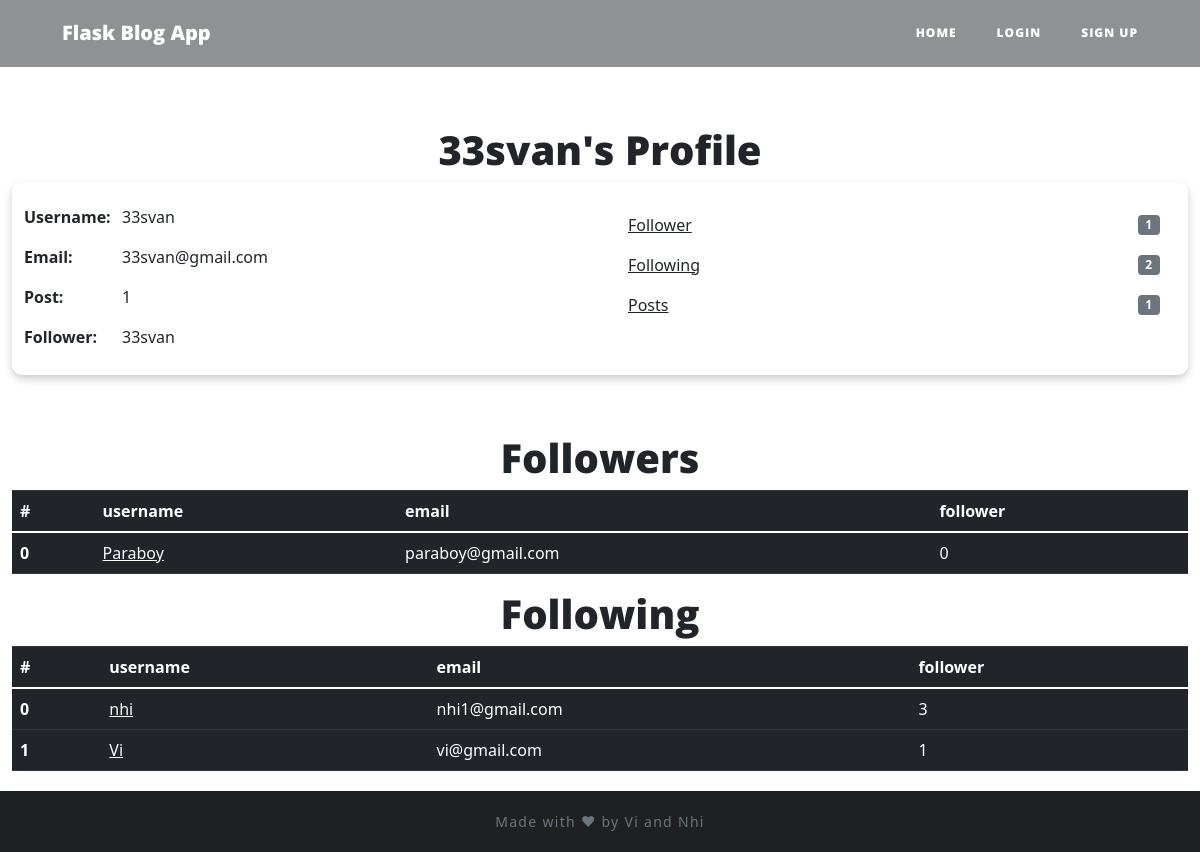
The page /profile/3 on the database its author committed.
### website/models.py (models this page shows)
class User(db.Model, UserMixin):
    id = db.Column(db.Integer, primary_key=True)
    email = db.Column(db.String(150), unique=True)
    username = db.Column(db.String(150), unique=True)
    password = db.Column(db.String(150))
    date_created = db.Column(db.DateTime, index=True, default=datetime.now)
    posts = db.relationship('Post', backref='user', passive_deletes=True)
    comments = db.relationship('Comment', backref='user', passive_deletes=True)
    likes = db.relationship('Like', backref='user', passive_deletes=True)
    followed = db.relationship('Follow', foreign_keys=[Follow.follower_id], backref=db.backref('follower', lazy='joined'), lazy=True, cascade='all, delete-orphan')
    followers = db.relationship('Follow', foreign_keys=[Follow.followed_id], backref=db.backref('followed', lazy='joined'), lazy=True, cascade='all, delete-orphan')

class Follow(db.Model):
    follower_id = db.Column(db.Integer, db.ForeignKey('user.id'),
    primary_key=True)
    followed_id = db.Column(db.Integer, db.ForeignKey('user.id'),
    primary_key=True)
    timestamp = db.Column(db.DateTime, default=datetime.now)

### website/views.py (the view)
@views.route("/profile/<author>")
def profile(author):
    user = User.query.filter_by(id=author).first()
    follower = current_user
    hasfollow = Follow()
    if follower.is_authenticated:
        hasfollow = Follow.query.filter_by(follower_id=follower.id, followed_id=user.id).first()
    if not user:
        flash('No user with that username exists.', category='error')
        return redirect(url_for('views.home'))
    return render_template("userprofile.html", Blogger = user,user = current_user, hasfollow = hasfollow)

### website/templates/userprofile.html (shortened to what this page needs)
{% extends "base.html" %} {% block title %}Home{% endblock %}
{% block body %}
{{ super() }}
{% endblock %}
{% block content%}
    <h1 align="center" style="padding-top: 5%;">{{Blogger.username}}'s Profile</h1>
    <div class="container-fluid" style="background-color: rgb(255, 255, 255); box-shadow: 0 4px 8px 0 rgba(0,0,0,0.2); border-radius: 10px;">
        <div class="row" style="padding-top: 2%;"></div>
        <div class="row">
            <div class="col-sm">
                <div class="row">
                    <div class="col-2">
                        <p><b>Username:</b></p>
                        <p><b>Email:</b></p>
                        <p><b>Post:</b></p>
                        <p><b>Follower:</b></p>
                    </div>
                    <div class="col-6">
                        <p>{{Blogger.username}}</p>
                        <p>{{Blogger.email}}</p>
                        <p>{{Blogger.posts|length}}</p>
                        <p>{{Blogger.username}}</p>
                    </div>
                </div>
            </div>
            <div class="col-sm">
                <ul class="list-group list-group-flush">
                    <li class="list-group-item d-flex justify-content-between align-items-center">
                        <a href="#followers" class = "link-dark">Follower</a>
                        <span class="badge badge-secondary badge-pill">{{Blogger.followers|length}}</span>
                    </li>
                    <li class="list-group-item d-flex justify-content-between align-items-center">
                        <a href="following" class = "link-dark">Following</a>
                        <span class="badge badge-secondary badge-pill">{{Blogger.followed|length}}</span>
                    </li>
                    <li class="list-group-item d-flex justify-content-between align-items-center">
                        <a href="/posts/{{Blogger.username}}" class = "link-dark">Posts</a>
                        <span class="badge badge-secondary badge-pill">{{Blogger.posts|length}}</span>
                    </li>
                </ul>
            </div>
        </div>
        <div class="row" style="padding-top: 10px;"></div>
    </div>
    <section id="followers">
    <h1 align="center">Followers</h1>
    <table class="table table-dark">
        <thead>
          <tr>
            <th scope="col">#</th>
            <th scope="col">username</th>
            <th scope="col">email</th>
            <th scope="col">follower</th>
          </tr>
        </thead>
        <tbody>
          {% set i = namespace(value=0) %}
          {% for follower in Blogger.followers %}
            <tr>
                <th scope="row">{{i.value}} </th>
                <td><a href="/profile/{{follower.follower.id}}" class="link-light">{{follower.follower.username}}</a></td>
                <td>{{follower.follower.email}}</td>
                <td>{{follower.follower.followers|length}}</td>
            </tr>
            {% set i.value = i.value + 1 %}
          {% endfor %}
        </tbody>
    </table>
    </section>
    <section id="following">
    <h1 align="center">Following</h1>
    <table class="table table-dark">
        <thead>
          <tr>
            <th scope="col">#</th>
            <th scope="col">username</th>
            <th scope="col">email</th>
            <th scope="col">follower</th>
          </tr>
        </thead>
        <tbody>
          {% set i = namespace(value=0) %}
          {% for follower in Blogger.followed %}
            <tr>
                <th scope="row">{{i.value}} </th>
                <td><a href="/profile/{{follower.followed.id}}" class="link-light">{{follower.followed.username}}</a></td>
                <td>{{follower.followed.email}}</td>
                <td>{{follower.followed.followers|length}}</td>
            </tr>
            {% set i.value = i.value + 1 %}
          {% endfor %}
        </tbody>
    </table>
</section>
    {% endblock %}

### website/static/main.css (style rules this page uses)
body { font-size: 20px; color: #212529; font-family: 'Lora', 'Times New Roman', serif; }
p { line-height: 1.5; margin: 30px 0; text-align: justify; }
h1, h2, h3, h4, h5, h6 { font-weight: 800 !important; font-family: 'Open Sans', 'Helvetica Neue', Helvetica, Arial, sans-serif !important; }
a { color: #212529; transition: all 0.2s; }

### website/templates/userprofile.html (style rules this page uses)
body { background-image: url('https://images.unsplash.com/photo-1542435503-956c469947f6?ixlib=rb-1.2.1&ixid=MnwxMjA3fDB8MHxwaG90by1wYWdlfHx8fGVufDB8fHx8&auto=format&fit=crop&w=774&q=80'); background-size: cover; padding-top: 67px; max-width: 100%; max-height: 100%; }

### rows shown on the page
User: username "33svan", email "33svan@gmail.com"
Follow: value "0", follower.username "Paraboy", follower.email "paraboy@gmail.com", follower.followers|length "0"
Follow: value "0", followed.username "nhi", followed.email "nhi1@gmail.com", followed.followers|length "3"
Follow: value "1", followed.username "Vi", followed.email "vi@gmail.com", followed.followers|length "1"

### other values the page prints
{{ Blogger.posts|length }} "1"
{{ Blogger.followers|length }} "1"
{{ Blogger.followed|length }} "2"
